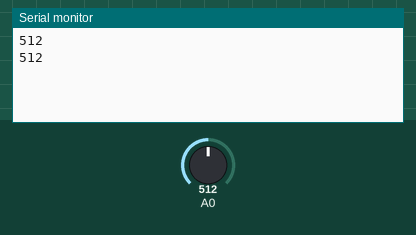
Recording of a sketch running on a simulated Arduino Uno, built with avr-gcc and run on an emulated ATmega328P. On the bench: the last lines printed to the serial monitor. The test bench sets the inputs (shaded band); at power-on: A0 = 512.

Above: at 1.8 s.
1.9 s: A0 set to 716
At 2.8 s:
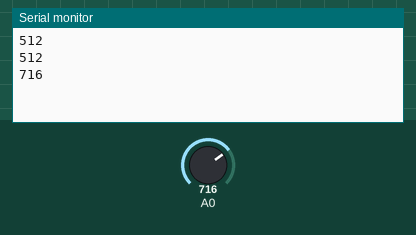
3.4 s: A0 set to 900
At 4.8 s:
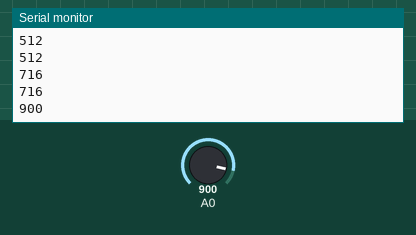
Timing chart, 0 to 6.4 s (numbered marks = the images above; inputs shaded):
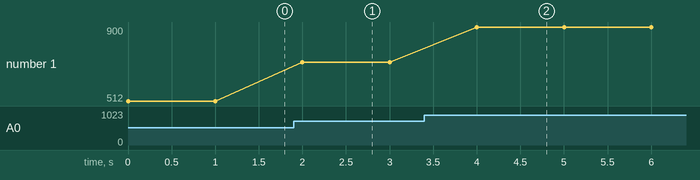

Measured:
- after the input at 1.9 s, the serial monitor: prints a new line after 0.10 s (image 1)
- after the input at 3.4 s, the serial monitor: prints a new line after 0.60 s (image 2)
- plotted number 1: 512 → 716 after the input at 1.9 s, 716 → 900 after the input at 3.4 s

The sketch:

AnalogRead.ino
```cpp
void setup() {
  // put your setup code here, to run once:
    Serial.begin(9600);

    pinMode(A1,INPUT);
}

void loop() {
  // put your main code here, to run repeatedly:

   int Sel=analogRead(A0);
   Serial.println(Sel);

   delay(1000);
}
```
